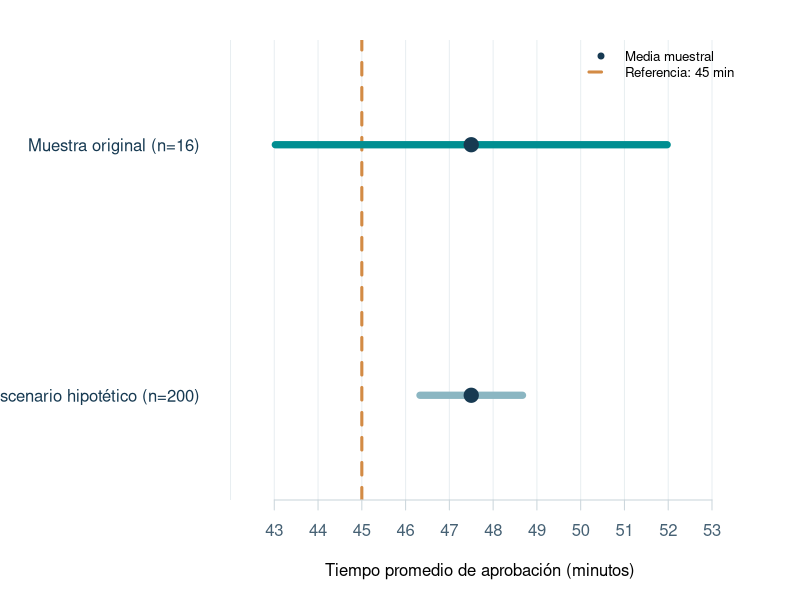

Generate this figure with R:
# PROYECTO 02 | Intervalos de confianza y prueba t para una media
# Asignatura: Análisis Estadístico y Simulación
# Caso académico: tiempo de aprobación de solicitudes de crédito digital
# El enunciado ofrece estadísticos resumidos, no los 16 tiempos individuales.
# Ejecutar desde 02-intervalos-confianza/ en RStudio. Solo requiere R base.

# 1. Datos originales del enunciado
n <- 16
media_muestral <- 47.5       # minutos
s_muestral <- 8.4           # minutos
media_referencia <- 45      # minutos
alpha <- 0.05
confianza <- 1 - alpha

stopifnot(n > 1, s_muestral > 0, 0 < alpha, alpha < 1)

# 2. Intervalo de confianza clásico para la media
# Como sigma poblacional es desconocida, usamos t de Student (15 gl).
gl <- n - 1
error_estandar <- s_muestral / sqrt(n)
t_critico <- qt(1 - alpha / 2, df = gl)
limite_inferior <- media_muestral - t_critico * error_estandar
limite_superior <- media_muestral + t_critico * error_estandar

# 3. Prueba de hipótesis bilateral
# H0: mu = 45 minutos. H1: mu != 45 minutos.
t_observado <- (media_muestral - media_referencia) / error_estandar
p_valor <- 2 * pt(-abs(t_observado), df = gl)
rechazar_h0 <- p_valor < alpha

# 4. Escenario HIPOTÉTICO para comprender el tamaño de muestra
# No son datos observados: se mantienen iguales la media y la desviación.
n_simulado <- 200
gl_simulado <- n_simulado - 1
se_simulado <- s_muestral / sqrt(n_simulado)
t_critico_simulado <- qt(1 - alpha / 2, df = gl_simulado)
li_simulado <- media_muestral - t_critico_simulado * se_simulado
ls_simulado <- media_muestral + t_critico_simulado * se_simulado
t_simulado <- (media_muestral - media_referencia) / se_simulado
p_simulado <- 2 * pt(-abs(t_simulado), df = gl_simulado)

# 5. Resultados
cat("\nPROYECTO 02 | TIEMPOS DE APROBACIÓN DE CRÉDITOS DIGITALES\n")
cat(sprintf("n = %d, media = %.1f min, s = %.1f min\n", n, media_muestral, s_muestral))
cat(sprintf("Error estándar: %.4f minutos\n", error_estandar))
cat(sprintf("IC del %.0f%% para mu: [%.4f, %.4f] minutos\n",
            confianza * 100, limite_inferior, limite_superior))
cat(sprintf("Prueba bilateral: t(%d) = %.4f; valor p = %.5f\n",
            gl, t_observado, p_valor))
cat(if (rechazar_h0) "Decisión: rechazar H0.\n" else "Decisión: no rechazar H0.\n")
cat(sprintf("HIPOTÉTICO n = %d: IC [%.4f, %.4f]; valor p = %.6f\n",
            n_simulado, li_simulado, ls_simulado, p_simulado))
cat("Con los 16 casos, no hay evidencia suficiente de que la media ",
    "difiera de 45 minutos. No rechazar H0 no prueba igualdad.\n", sep = "")
cat("Precaución: con estadísticos resumidos no podemos revisar ",
    "la normalidad ni los valores atípicos de los datos originales.\n", sep = "")

# 6. Gráfico comparativo de intervalos de confianza (en PNG)
if (!dir.exists("figuras")) dir.create("figuras")
png("figuras/intervalos-confianza.png", width = 1600, height = 690, res = 160)
par(mar = c(5, 11, 2, 3), family = "sans")
plot(NA, xlim = c(42.2, 53.2), ylim = c(0.65, 2.35),
     xlab = "Tiempo promedio de aprobación (minutos)", ylab = "",
     axes = FALSE, frame.plot = FALSE)
abline(v = seq(42, 53, 1), col = "#E8EEF1", lty = 1)
abline(v = media_referencia, col = "#D38B45", lwd = 3, lty = 2)
segments(limite_inferior, 2, limite_superior, 2,
         lwd = 7, col = "#008E91", lend = "round")
points(media_muestral, 2, pch = 19, col = "#173A52", cex = 1.9)
segments(li_simulado, 1, ls_simulado, 1,
         lwd = 7, col = "#8BB6C2", lend = "round")
points(media_muestral, 1, pch = 19, col = "#173A52", cex = 1.9)
axis(1, at = 43:53, col.axis = "#466174", col = "#CBD6DC")
axis(2, at = c(2, 1), labels = c("Muestra original (n=16)",
                                "Escenario hipotético (n=200)"),
     tick = FALSE, las = 1, col.axis = "#173A52")
legend("topright", legend = c("Media muestral", "Referencia: 45 min"),
       col = c("#173A52", "#D38B45"), pch = c(19, NA),
       lty = c(0, 2), lwd = c(NA, 3), bty = "n", cex = 0.8)
dev.off()

# Verificación de consistencia numérica del problema original
stopifnot(abs(limite_inferior - 43.02395595) < 1e-6,
          abs(limite_superior - 51.97604405) < 1e-6,
          abs(p_valor - 0.25235928) < 1e-6)
